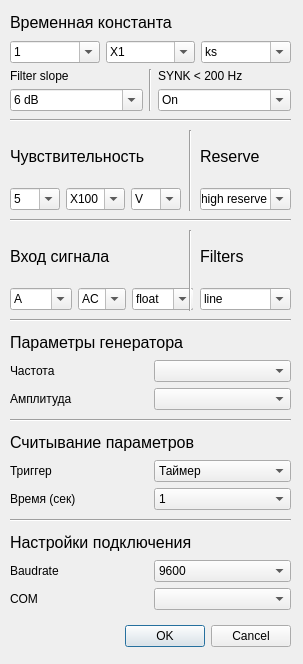
<?xml version="1.0" encoding="UTF-8"?>
<ui version="4.0">
 <class>Set_power_supply</class>
 <widget class="QDialog" name="Set_power_supply">
  <property name="geometry">
   <rect>
    <x>0</x>
    <y>0</y>
    <width>303</width>
    <height>664</height>
   </rect>
  </property>
  <property name="windowTitle">
   <string>Dialog</string>
  </property>
  <property name="sizeGripEnabled">
   <bool>false</bool>
  </property>
  <property name="modal">
   <bool>false</bool>
  </property>
  <widget class="QDialogButtonBox" name="buttonBox">
   <property name="geometry">
    <rect>
     <x>100</x>
     <y>620</y>
     <width>191</width>
     <height>32</height>
    </rect>
   </property>
   <property name="orientation">
    <enum>Qt::Horizontal</enum>
   </property>
   <property name="standardButtons">
    <set>QDialogButtonBox::Cancel|QDialogButtonBox::Ok</set>
   </property>
  </widget>
  <widget class="QWidget" name="verticalLayoutWidget_2">
   <property name="geometry">
    <rect>
     <x>10</x>
     <y>330</y>
     <width>281</width>
     <height>80</height>
    </rect>
   </property>
   <layout class="QVBoxLayout" name="verticalLayout_2">
    <item>
     <widget class="QLabel" name="label_12">
      <property name="font">
       <font>
        <pointsize>12</pointsize>
       </font>
      </property>
      <property name="text">
       <string>Параметры генератора</string>
      </property>
     </widget>
    </item>
    <item>
     <layout class="QHBoxLayout" name="horizontalLayout_3">
      <item>
       <widget class="QLabel" name="label_5">
        <property name="text">
         <string>Частота</string>
        </property>
       </widget>
      </item>
      <item>
       <widget class="QComboBox" name="type_work_enter">
        <property name="currentText">
         <string/>
        </property>
       </widget>
      </item>
     </layout>
    </item>
    <item>
     <layout class="QHBoxLayout" name="horizontalLayout_2">
      <item>
       <widget class="QLabel" name="label_4">
        <property name="text">
         <string>Амплитуда</string>
        </property>
       </widget>
      </item>
      <item>
       <widget class="QComboBox" name="type_step_enter">
        <property name="currentText">
         <string/>
        </property>
       </widget>
      </item>
     </layout>
    </item>
   </layout>
  </widget>
  <widget class="QWidget" name="verticalLayoutWidget_3">
   <property name="geometry">
    <rect>
     <x>10</x>
     <y>10</y>
     <width>281</width>
     <height>101</height>
    </rect>
   </property>
   <layout class="QVBoxLayout" name="verticalLayout_3">
    <item>
     <widget class="QLabel" name="label">
      <property name="font">
       <font>
        <pointsize>12</pointsize>
       </font>
      </property>
      <property name="text">
       <string>Временная константа</string>
      </property>
     </widget>
    </item>
    <item>
     <layout class="QHBoxLayout" name="horizontalLayout_7">
      <item>
       <widget class="QComboBox" name="time_const_enter_number">
        <property name="editable">
         <bool>true</bool>
        </property>
        <property name="currentText">
         <string>1</string>
        </property>
        <item>
         <property name="text">
          <string>1</string>
         </property>
        </item>
        <item>
         <property name="text">
          <string>3</string>
         </property>
        </item>
       </widget>
      </item>
      <item>
       <widget class="QComboBox" name="time_const_enter_factor">
        <property name="editable">
         <bool>true</bool>
        </property>
        <property name="currentText">
         <string>X1</string>
        </property>
        <item>
         <property name="text">
          <string>X1</string>
         </property>
        </item>
        <item>
         <property name="text">
          <string>X10</string>
         </property>
        </item>
        <item>
         <property name="text">
          <string>X10</string>
         </property>
        </item>
       </widget>
      </item>
      <item>
       <widget class="QComboBox" name="time_const_enter_decimal_factor">
        <property name="styleSheet">
         <string notr="true"/>
        </property>
        <property name="editable">
         <bool>true</bool>
        </property>
        <property name="currentText">
         <string>ks</string>
        </property>
        <item>
         <property name="text">
          <string>ks</string>
         </property>
        </item>
        <item>
         <property name="text">
          <string>s</string>
         </property>
        </item>
        <item>
         <property name="text">
          <string>ms</string>
         </property>
        </item>
        <item>
         <property name="text">
          <string>us</string>
         </property>
        </item>
       </widget>
      </item>
     </layout>
    </item>
    <item>
     <layout class="QHBoxLayout" name="horizontalLayout_10">
      <item>
       <layout class="QVBoxLayout" name="verticalLayout_7">
        <item>
         <widget class="QLabel" name="label_16">
          <property name="text">
           <string>Filter slope</string>
          </property>
         </widget>
        </item>
        <item>
         <widget class="QComboBox" name="Filt_slope_enter_level">
          <property name="editable">
           <bool>true</bool>
          </property>
          <property name="currentText">
           <string>6 dB</string>
          </property>
          <item>
           <property name="text">
            <string>6 dB</string>
           </property>
          </item>
          <item>
           <property name="text">
            <string>12 dB</string>
           </property>
          </item>
          <item>
           <property name="text">
            <string>18 dB</string>
           </property>
          </item>
          <item>
           <property name="text">
            <string>24 dB</string>
           </property>
          </item>
         </widget>
        </item>
       </layout>
      </item>
      <item>
       <widget class="Line" name="line_8">
        <property name="orientation">
         <enum>Qt::Vertical</enum>
        </property>
       </widget>
      </item>
      <item>
       <layout class="QVBoxLayout" name="verticalLayout_8">
        <item>
         <widget class="QLabel" name="label_17">
          <property name="text">
           <string>SYNK &lt; 200 Hz</string>
          </property>
         </widget>
        </item>
        <item>
         <widget class="QComboBox" name="min_enter_7">
          <property name="editable">
           <bool>true</bool>
          </property>
          <property name="currentText">
           <string>On</string>
          </property>
          <item>
           <property name="text">
            <string>On</string>
           </property>
          </item>
          <item>
           <property name="text">
            <string>Off</string>
           </property>
          </item>
         </widget>
        </item>
       </layout>
      </item>
     </layout>
    </item>
   </layout>
  </widget>
  <widget class="QWidget" name="verticalLayoutWidget_4">
   <property name="geometry">
    <rect>
     <x>10</x>
     <y>130</y>
     <width>171</width>
     <height>80</height>
    </rect>
   </property>
   <layout class="QVBoxLayout" name="verticalLayout_4">
    <item>
     <widget class="QLabel" name="label_13">
      <property name="font">
       <font>
        <pointsize>12</pointsize>
       </font>
      </property>
      <property name="text">
       <string>Чувствительность</string>
      </property>
     </widget>
    </item>
    <item>
     <layout class="QHBoxLayout" name="horizontalLayout_8">
      <item>
       <widget class="QComboBox" name="min_enter_2">
        <property name="editable">
         <bool>true</bool>
        </property>
        <property name="currentText">
         <string>5</string>
        </property>
        <item>
         <property name="text">
          <string>5</string>
         </property>
        </item>
        <item>
         <property name="text">
          <string>2</string>
         </property>
        </item>
        <item>
         <property name="text">
          <string>1</string>
         </property>
        </item>
       </widget>
      </item>
      <item>
       <widget class="QComboBox" name="max_enter_2">
        <property name="editable">
         <bool>true</bool>
        </property>
        <property name="currentText">
         <string>X100</string>
        </property>
        <item>
         <property name="text">
          <string>X100</string>
         </property>
        </item>
        <item>
         <property name="text">
          <string>X10</string>
         </property>
        </item>
        <item>
         <property name="text">
          <string>X1</string>
         </property>
        </item>
       </widget>
      </item>
      <item>
       <widget class="QComboBox" name="step_enter_2">
        <property name="styleSheet">
         <string notr="true"/>
        </property>
        <property name="editable">
         <bool>true</bool>
        </property>
        <property name="currentText">
         <string>V</string>
        </property>
        <item>
         <property name="text">
          <string>V</string>
         </property>
        </item>
        <item>
         <property name="text">
          <string>mV</string>
         </property>
        </item>
        <item>
         <property name="text">
          <string>uV</string>
         </property>
        </item>
        <item>
         <property name="text">
          <string>nV</string>
         </property>
        </item>
       </widget>
      </item>
     </layout>
    </item>
   </layout>
  </widget>
  <widget class="QWidget" name="verticalLayoutWidget_5">
   <property name="geometry">
    <rect>
     <x>10</x>
     <y>230</y>
     <width>183</width>
     <height>80</height>
    </rect>
   </property>
   <layout class="QVBoxLayout" name="verticalLayout_5">
    <item>
     <widget class="QLabel" name="label_14">
      <property name="font">
       <font>
        <pointsize>12</pointsize>
       </font>
      </property>
      <property name="text">
       <string>Вход сигнала</string>
      </property>
     </widget>
    </item>
    <item>
     <layout class="QHBoxLayout" name="horizontalLayout_9">
      <property name="sizeConstraint">
       <enum>QLayout::SetDefaultConstraint</enum>
      </property>
      <item>
       <widget class="QComboBox" name="input_channels_enter">
        <property name="editable">
         <bool>true</bool>
        </property>
        <property name="currentText">
         <string>A</string>
        </property>
        <item>
         <property name="text">
          <string>A</string>
         </property>
        </item>
        <item>
         <property name="text">
          <string>A - B</string>
         </property>
        </item>
        <item>
         <property name="text">
          <string>I (10^6)</string>
         </property>
        </item>
        <item>
         <property name="text">
          <string>I (10^8)</string>
         </property>
        </item>
       </widget>
      </item>
      <item>
       <widget class="QComboBox" name="input_type_enter">
        <property name="editable">
         <bool>true</bool>
        </property>
        <property name="currentText">
         <string>AC</string>
        </property>
        <item>
         <property name="text">
          <string>AC</string>
         </property>
        </item>
        <item>
         <property name="text">
          <string>DC</string>
         </property>
        </item>
       </widget>
      </item>
      <item>
       <widget class="QComboBox" name="step_enter_3">
        <property name="styleSheet">
         <string notr="true"/>
        </property>
        <property name="editable">
         <bool>true</bool>
        </property>
        <property name="currentText">
         <string>float</string>
        </property>
        <item>
         <property name="text">
          <string>float</string>
         </property>
        </item>
        <item>
         <property name="text">
          <string>ground</string>
         </property>
        </item>
       </widget>
      </item>
     </layout>
    </item>
   </layout>
  </widget>
  <widget class="QWidget" name="verticalLayoutWidget_6">
   <property name="geometry">
    <rect>
     <x>200</x>
     <y>130</y>
     <width>91</width>
     <height>80</height>
    </rect>
   </property>
   <layout class="QVBoxLayout" name="verticalLayout_6">
    <item>
     <widget class="QLabel" name="label_18">
      <property name="font">
       <font>
        <pointsize>12</pointsize>
       </font>
      </property>
      <property name="text">
       <string>Reserve</string>
      </property>
     </widget>
    </item>
    <item>
     <layout class="QHBoxLayout" name="horizontalLayout_12">
      <item>
       <widget class="QComboBox" name="reserve_enter">
        <property name="editable">
         <bool>true</bool>
        </property>
        <property name="currentText">
         <string>high reserve</string>
        </property>
        <item>
         <property name="text">
          <string>high reserve</string>
         </property>
        </item>
        <item>
         <property name="text">
          <string>normal</string>
         </property>
        </item>
        <item>
         <property name="text">
          <string>low noise</string>
         </property>
        </item>
       </widget>
      </item>
     </layout>
    </item>
   </layout>
  </widget>
  <widget class="QWidget" name="verticalLayoutWidget_9">
   <property name="geometry">
    <rect>
     <x>200</x>
     <y>230</y>
     <width>91</width>
     <height>80</height>
    </rect>
   </property>
   <layout class="QVBoxLayout" name="verticalLayout_9" stretch="0,0">
    <item>
     <widget class="QLabel" name="label_19">
      <property name="font">
       <font>
        <pointsize>12</pointsize>
       </font>
      </property>
      <property name="text">
       <string>Filters</string>
      </property>
     </widget>
    </item>
    <item>
     <layout class="QHBoxLayout" name="horizontalLayout_13">
      <item>
       <widget class="QComboBox" name="min_enter_5">
        <property name="editable">
         <bool>true</bool>
        </property>
        <property name="currentText">
         <string>line</string>
        </property>
        <item>
         <property name="text">
          <string>line</string>
         </property>
        </item>
        <item>
         <property name="text">
          <string>2 X line</string>
         </property>
        </item>
       </widget>
      </item>
     </layout>
    </item>
   </layout>
  </widget>
  <widget class="QWidget" name="verticalLayoutWidget_10">
   <property name="geometry">
    <rect>
     <x>10</x>
     <y>430</y>
     <width>281</width>
     <height>80</height>
    </rect>
   </property>
   <layout class="QVBoxLayout" name="verticalLayout_10">
    <item>
     <widget class="QLabel" name="label_15">
      <property name="font">
       <font>
        <pointsize>12</pointsize>
       </font>
      </property>
      <property name="text">
       <string>Считывание параметров</string>
      </property>
     </widget>
    </item>
    <item>
     <layout class="QGridLayout" name="gridLayout">
      <item row="1" column="0">
       <widget class="QLabel" name="label_sourse_2">
        <property name="text">
         <string>Время (сек)</string>
        </property>
       </widget>
      </item>
      <item row="0" column="0">
       <widget class="QLabel" name="label_sourse">
        <property name="text">
         <string>Триггер</string>
        </property>
       </widget>
      </item>
      <item row="0" column="1">
       <widget class="QComboBox" name="sourse_enter">
        <property name="currentText">
         <string>Таймер</string>
        </property>
        <item>
         <property name="text">
          <string>Таймер</string>
         </property>
        </item>
       </widget>
      </item>
      <item row="1" column="1">
       <widget class="QComboBox" name="sourse_enter_2">
        <property name="currentText">
         <string>1</string>
        </property>
        <item>
         <property name="text">
          <string>1</string>
         </property>
        </item>
        <item>
         <property name="text">
          <string>5</string>
         </property>
        </item>
        <item>
         <property name="text">
          <string>10</string>
         </property>
        </item>
        <item>
         <property name="text">
          <string>20</string>
         </property>
        </item>
        <item>
         <property name="text">
          <string>30</string>
         </property>
        </item>
       </widget>
      </item>
     </layout>
    </item>
   </layout>
  </widget>
  <widget class="QWidget" name="verticalLayoutWidget_11">
   <property name="geometry">
    <rect>
     <x>10</x>
     <y>530</y>
     <width>281</width>
     <height>80</height>
    </rect>
   </property>
   <layout class="QVBoxLayout" name="verticalLayout_11">
    <item>
     <widget class="QLabel" name="label_2">
      <property name="font">
       <font>
        <pointsize>12</pointsize>
       </font>
      </property>
      <property name="text">
       <string>Настройки подключения</string>
      </property>
     </widget>
    </item>
    <item>
     <layout class="QHBoxLayout" name="horizontalLayout_5">
      <item>
       <widget class="QLabel" name="label_11">
        <property name="text">
         <string>Baudrate</string>
        </property>
       </widget>
      </item>
      <item>
       <widget class="QComboBox" name="boudrate">
        <item>
         <property name="text">
          <string>9600</string>
         </property>
        </item>
       </widget>
      </item>
     </layout>
    </item>
    <item>
     <layout class="QHBoxLayout" name="horizontalLayout_4">
      <item>
       <widget class="QLabel" name="label_10">
        <property name="text">
         <string>COM</string>
        </property>
       </widget>
      </item>
      <item>
       <widget class="QComboBox" name="comportslist"/>
      </item>
     </layout>
    </item>
   </layout>
  </widget>
  <widget class="Line" name="line">
   <property name="geometry">
    <rect>
     <x>10</x>
     <y>510</y>
     <width>281</width>
     <height>20</height>
    </rect>
   </property>
   <property name="orientation">
    <enum>Qt::Horizontal</enum>
   </property>
  </widget>
  <widget class="Line" name="line_2">
   <property name="geometry">
    <rect>
     <x>10</x>
     <y>410</y>
     <width>281</width>
     <height>20</height>
    </rect>
   </property>
   <property name="orientation">
    <enum>Qt::Horizontal</enum>
   </property>
  </widget>
  <widget class="Line" name="line_3">
   <property name="geometry">
    <rect>
     <x>10</x>
     <y>310</y>
     <width>281</width>
     <height>20</height>
    </rect>
   </property>
   <property name="orientation">
    <enum>Qt::Horizontal</enum>
   </property>
  </widget>
  <widget class="Line" name="line_4">
   <property name="geometry">
    <rect>
     <x>10</x>
     <y>210</y>
     <width>281</width>
     <height>20</height>
    </rect>
   </property>
   <property name="orientation">
    <enum>Qt::Horizontal</enum>
   </property>
  </widget>
  <widget class="Line" name="line_5">
   <property name="geometry">
    <rect>
     <x>10</x>
     <y>110</y>
     <width>281</width>
     <height>20</height>
    </rect>
   </property>
   <property name="orientation">
    <enum>Qt::Horizontal</enum>
   </property>
  </widget>
  <widget class="Line" name="line_6">
   <property name="geometry">
    <rect>
     <x>180</x>
     <y>130</y>
     <width>20</width>
     <height>81</height>
    </rect>
   </property>
   <property name="orientation">
    <enum>Qt::Vertical</enum>
   </property>
  </widget>
  <widget class="Line" name="line_7">
   <property name="geometry">
    <rect>
     <x>180</x>
     <y>230</y>
     <width>20</width>
     <height>81</height>
    </rect>
   </property>
   <property name="orientation">
    <enum>Qt::Vertical</enum>
   </property>
  </widget>
 </widget>
 <resources/>
 <connections>
  <connection>
   <sender>buttonBox</sender>
   <signal>accepted()</signal>
   <receiver>Set_power_supply</receiver>
   <slot>accept()</slot>
   <hints>
    <hint type="sourcelabel">
     <x>248</x>
     <y>254</y>
    </hint>
    <hint type="destinationlabel">
     <x>157</x>
     <y>274</y>
    </hint>
   </hints>
  </connection>
  <connection>
   <sender>buttonBox</sender>
   <signal>rejected()</signal>
   <receiver>Set_power_supply</receiver>
   <slot>reject()</slot>
   <hints>
    <hint type="sourcelabel">
     <x>316</x>
     <y>260</y>
    </hint>
    <hint type="destinationlabel">
     <x>286</x>
     <y>274</y>
    </hint>
   </hints>
  </connection>
 </connections>
</ui>
